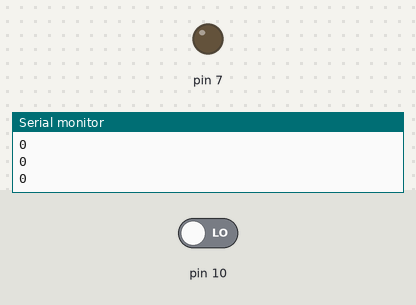
Recording of a sketch running on a simulated Arduino Uno, built with avr-gcc and run on an emulated ATmega328P. Parts: output pins drawn as LEDs (lit = HIGH), the last lines printed to the serial monitor. Inputs (shaded band) come from the test bench; at power-on: pin 10 LOW.

Above: at 1.2 s.
1.3 s: pin 10 driven HIGH
At 1.7 s:
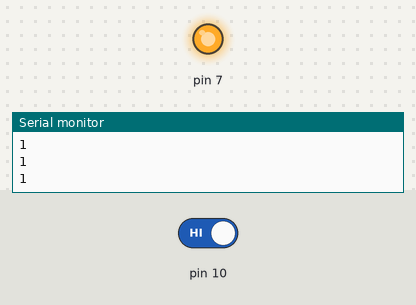
2.8 s: pin 10 driven LOW
At 4.2 s:
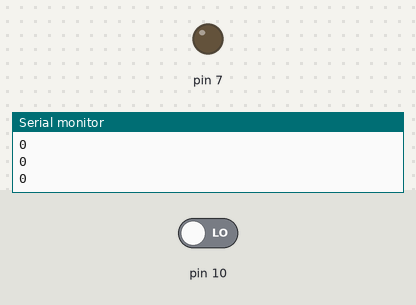
Timing chart, 0 to 5.8 s (numbered marks = the images above; inputs shaded):
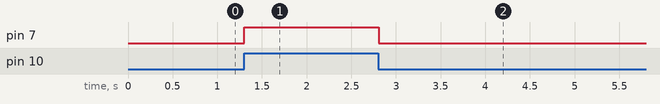

Measured:
- after the input at 1.3 s, pin 7: LOW → HIGH at once
- after the input at 2.8 s, pin 7: HIGH → LOW at once

The sketch:

led_PIR.ino
```cpp
void setup() {
  pinMode(10, INPUT);
  Serial.begin(9600);
  pinMode(7, OUTPUT);
}

void loop() {
  Serial.println(digitalRead(10));
  if (digitalRead(10) == 1) {
    digitalWrite(7, HIGH);
  } else {
    digitalWrite(7, LOW);
  }
  delay(10);
}
```
